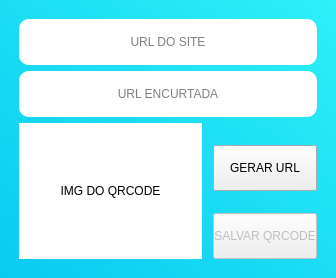
<?xml version="1.0" encoding="UTF-8"?>
<ui version="4.0">
 <class>MainWindow</class>
 <widget class="QMainWindow" name="MainWindow">
  <property name="geometry">
   <rect>
    <x>0</x>
    <y>0</y>
    <width>336</width>
    <height>278</height>
   </rect>
  </property>
  <property name="windowTitle">
   <string>QRCODE-BUILDER</string>
  </property>
  <property name="styleSheet">
   <string notr="true">#centralwidget{
	background-color: qlineargradient(spread:pad, x1:0, y1:1, x2:1, y2:0, stop:0 rgba(10, 202, 241, 255), stop:1 rgba(45, 240, 248, 255));
}

#img{
	background-color: white;
}

QLineEdit{
	border-radius: 10px;
	padding: 15px 0px
}

QPushButton{
	padding: 15px 0px
}

QMessageBox QPushButton{
padding: 10px;
}

</string>
  </property>
  <widget class="QWidget" name="centralwidget">
   <property name="styleSheet">
    <string notr="true"/>
   </property>
   <layout class="QVBoxLayout" name="verticalLayout_3" stretch="1,2">
    <item>
     <layout class="QVBoxLayout" name="verticalLayout_2">
      <property name="leftMargin">
       <number>10</number>
      </property>
      <property name="topMargin">
       <number>10</number>
      </property>
      <property name="rightMargin">
       <number>10</number>
      </property>
      <item>
       <widget class="QLineEdit" name="txtUrl">
        <property name="alignment">
         <set>Qt::AlignCenter</set>
        </property>
        <property name="placeholderText">
         <string>URL DO SITE</string>
        </property>
       </widget>
      </item>
      <item>
       <widget class="QLineEdit" name="txtUrlShort">
        <property name="alignment">
         <set>Qt::AlignCenter</set>
        </property>
        <property name="placeholderText">
         <string>URL ENCURTADA</string>
        </property>
       </widget>
      </item>
     </layout>
    </item>
    <item>
     <layout class="QHBoxLayout" name="horizontalLayout" stretch="2,1">
      <property name="leftMargin">
       <number>10</number>
      </property>
      <property name="rightMargin">
       <number>10</number>
      </property>
      <property name="bottomMargin">
       <number>10</number>
      </property>
      <item>
       <widget class="QLabel" name="img">
        <property name="minimumSize">
         <size>
          <width>60</width>
          <height>60</height>
         </size>
        </property>
        <property name="maximumSize">
         <size>
          <width>600</width>
          <height>600</height>
         </size>
        </property>
        <property name="text">
         <string>IMG DO QRCODE</string>
        </property>
        <property name="scaledContents">
         <bool>true</bool>
        </property>
        <property name="alignment">
         <set>Qt::AlignCenter</set>
        </property>
       </widget>
      </item>
      <item>
       <layout class="QVBoxLayout" name="verticalLayout">
        <property name="spacing">
         <number>0</number>
        </property>
        <property name="leftMargin">
         <number>5</number>
        </property>
        <property name="rightMargin">
         <number>0</number>
        </property>
        <item alignment="Qt::AlignVCenter">
         <widget class="QPushButton" name="btnGerar">
          <property name="text">
           <string>GERAR URL</string>
          </property>
         </widget>
        </item>
        <item>
         <widget class="QPushButton" name="btnSalvar">
          <property name="enabled">
           <bool>false</bool>
          </property>
          <property name="text">
           <string>SALVAR QRCODE</string>
          </property>
         </widget>
        </item>
       </layout>
      </item>
     </layout>
    </item>
   </layout>
  </widget>
 </widget>
 <tabstops>
  <tabstop>txtUrl</tabstop>
  <tabstop>txtUrlShort</tabstop>
  <tabstop>btnGerar</tabstop>
  <tabstop>btnSalvar</tabstop>
 </tabstops>
 <resources/>
 <connections/>
</ui>
